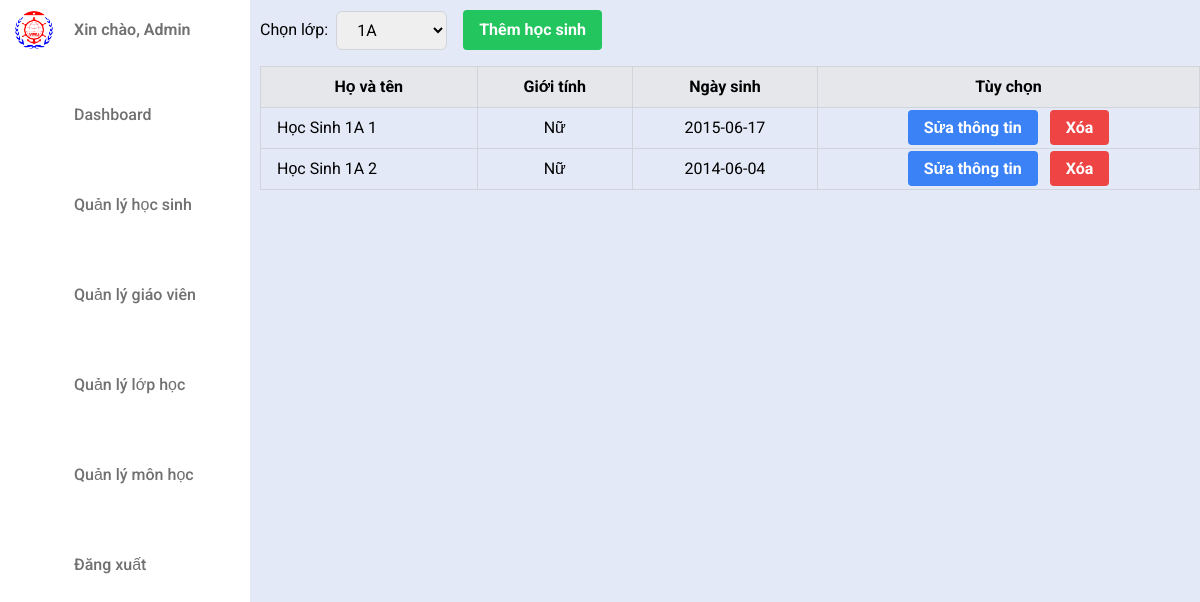
The app's page /student.php?class_id=1 (signed in) with its own data.
### tables this page shows
CREATE TABLE `tb_student` (
  `id` int(11) NOT NULL,
  `name` varchar(255) NOT NULL,
  `gender` varchar(255) NOT NULL,
  `dob` date NOT NULL,
  `class_id` int(11) NOT NULL
);

### student.php (the view, shortened to what this page needs)
<?php
include"connect.php";
$stmt = $conn->query('SELECT * FROM tb_class');
$classes = $stmt->fetchAll(PDO::FETCH_ASSOC);
if (isset($_GET['class_id'])) {
    $class_id = $_GET['class_id'];
    $stmt = $conn->prepare('SELECT * FROM tb_student WHERE class_id = :class_id');
    $stmt->execute(['class_id' => $class_id]);
    $students = $stmt->fetchAll(PDO::FETCH_ASSOC);
}
?>
<!DOCTYPE html>
<html lang="en">
<head>
    <script src="https://cdn.tailwindcss.com"></script>
    <link rel="stylesheet" href="./CSS/index.css">
</head>
<body>
    <nav class="sidebar">
        <header>
            <div class="image-text">
                <span class="image">
                    <img src="./Assests/logo.png" alt="logo">
                </span>
                <div class="text header-text">
                    <span class="name">Xin chào, Admin</span>
                </div>
            </div>
        </header>
        <div class="menu-bar">
            <div class="menu">
                <ul class="menu-links">
                    <li class="nav-link">
                        <a href="index.php">
                            <box-icon name='home-alt' class="icon" ></box-icon>
                            <span class="text nav-text">Dashboard</span>
                        </a>
                    </li>
                    <li class="nav-link">
                        <a href="student.php">
                            <box-icon name='user' class="icon"></box-icon>
                            <span class="text nav-text">Quản lý học sinh</span>
                        </a>
                    </li>
                    <li class="nav-link">
                        <a href="teacher.php">
                            <box-icon type='solid' name='user-badge' class="icon"></box-icon>
                            <span class="text nav-text">Quản lý giáo viên</span>
                        </a>
                    </li>
                    <li class="nav-link">
                        <a href="classroom.php">
                            <box-icon type='solid' name='school' class="icon"></box-icon>
                            <span class="text nav-text">Quản lý lớp học</span>
                        </a>
                    </li>
                    <li class="nav-link">
                        <a href="subject.php">
                            <box-icon name='book-alt' class="icon"></box-icon>
                            <span class="text nav-text">Quản lý môn học</span>
                        </a>
                    </li>
                    <div class="bottom-content">
                        <li class="nav-link">
                            <a href="logout.php">
                                <box-icon name='log-out' class="icon"></box-icon>
                                <span class="text nav-text">Đăng xuất</span>
                            </a>
                        </li>
                    </div>
                </ul>
            </div>
        </div>
    </nav>
    <div class="right">
        <form action="" method="get" class="mb-4">
            <div class="flex items-center">
                <span class="mr-2">Chọn lớp:</span>
                <select name="class_id" onchange="this.form.submit()" class="border border-gray-300 rounded-md px-4 py-2">
                    <?php foreach ($classes as $class): ?>
                        <option value="<?php echo $class['id']; ?>" <?php if(isset($class_id) && $class_id == $class['id']) echo 'selected'; ?>><?php echo $class['name']; ?></option>
                    <?php endforeach; ?>
                </select>
                <a href="./Utils/add_student.php" class="bg-green-500 hover:bg-green-700 text-white font-bold py-2 px-4 rounded ml-4">Thêm học sinh</a>
            </div>
        </form>
        <?php if (isset($students)): ?>
            <table class="w-full border-collapse border border-gray-300">
                <thead>
                    <tr class="bg-gray-200">
                        <th class="border border-gray-300 px-4 py-2">Họ và tên</th>
                        <th class="border border-gray-300 px-4 py-2">Giới tính</th>
                        <th class="border border-gray-300 px-4 py-2">Ngày sinh</th>
                        <th class="border border-gray-300 px-4 py-2">Tùy chọn</th>
                    </tr>
                </thead>
                <tbody>
                    <?php foreach ($students as $student): ?>
                        <tr class="">
                            <td class="border border-gray-300 px-4 py-2"><?php echo $student['name']; ?></td>
                            <td class="border border-gray-300 px-4 py-2 text-center"><?php echo $student['gender']; ?></td>
                            <td class="border border-gray-300 px-4 py-2 text-center"><?php echo $student['dob']; ?></td>
                            <td class="border border-gray-300 px-4 py-2 text-center">
                                <a href="Utils/edit_student.php?id=<?php echo $student['id']; ?>" class="bg-blue-500 hover:bg-blue-700 text-white font-bold py-2 px-4 rounded mr-2">Sửa thông tin</a>
                                <a href="Utils/delete_student.php?id=<?php echo $student['id']; ?>" class="bg-red-500 hover:bg-red-700 text-white font-bold py-2 px-4 rounded">Xóa</a>
                            </td>
                        </tr>
                    <?php endforeach; ?>
                </tbody>
            </table>
        <?php endif; ?>
    </div>
</body>
</html>

### CSS/index.css (style rules this page uses)
* { font-family: 'Roboto', sans-serif; margin: 0; padding: 0; box-sizing: border-box; }
:root { --body-color: #E4E9F7; --sidebar-color: #fff; --primary-color: #1365ff; --primary-color-light: #F6F5FF; --toggle-color: #DDD; --text-color: #707070; --tran-02: all 0.2s ease; --tran-03: all 0.3s ease; --tran-04: all 0.4s ease; --tran-05: all 0.5s ease; }
body { height: 100vh; background: var(--body-color); }
.sidebar .text { font-size: 16px; font-weight: 500; color: var(--text-color); }
.sidebar .image { min-width: 60px; display: flex; align-items: center; }
.sidebar { position: fixed; top: 0; left: 0; height: 100%; width: 250px; background: var(--sidebar-color); padding: 10px 14px; }
.sidebar li { height: 50px; margin-top: 40px; list-style: none; display: flex; align-items: center; }
.sidebar li .icon { display: flex; align-items: center; justify-content: center; min-width: 60px; font-size: 20px; }
.sidebar li .icon, .sidebar li .text { color: var(--text-color); transition: var(--tran-02); }
.sidebar .image-text img { width: 40px; border-radius: 6px; }
.sidebar header .image-text { display: flex; align-items: center; }
header .image-text .header-text { display: flex; flex-direction: column; }
.header-text .name { font-weight: 600; }
.sidebar li a { height: 100%; width: 100%; display: flex; align-items: center; text-decoration: none; border-radius: 6px; transition: var(--tran-04); }
.right { margin-left: 260px; margin-top: 10px; }

### records on screen
tb_student: name "Học Sinh 1A 1", gender "Nữ", dob "2015-06-17"
tb_student: name "Học Sinh 1A 2", gender "Nữ", dob "2014-06-04"

### other values on screen
form field class_id "1A"
